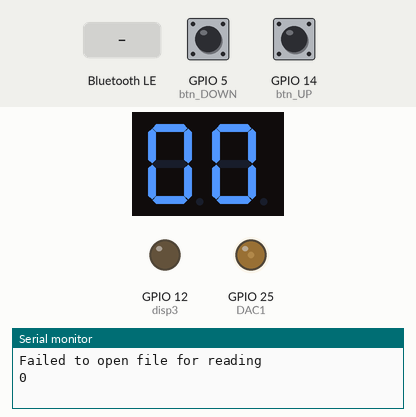
This sketch was run on a simulated ESP32. Shown: 2-digit seven-segment display, output pins drawn as LEDs (lit = HIGH), the last lines printed to the serial monitor. Wiring (inferred from the names in the program): 2-digit 7-segment display, segments lit when LOW: segments GPIO 15, GPIO 16, GPIO 17, GPIO 18, GPIO 19, GPIO 21, GPIO 22, GPIO 27; digit selects GPIO 23, GPIO 4. Inputs (shaded band) come from the test bench; at power-on: GPIO 14 (btn_UP) HIGH, GPIO 5 (btn_DOWN) HIGH. Storage starts empty; nothing arrives over Bluetooth unless stated; the segment pins are drawn as the display they are named for; a phone connects over Bluetooth LE 3 s after start; pins used as bus, display or sensor lines are not drawn.

Above: at 1.3 s.
1.4 s: GPIO 14 (btn_UP) pulled LOW for 0.15 s
At 2.8 s:
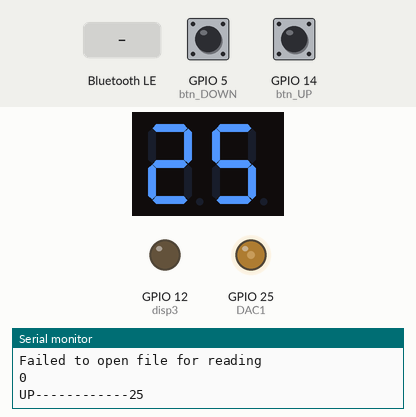
3.1 s: Bluetooth LE write "W" received
At 4.0 s:
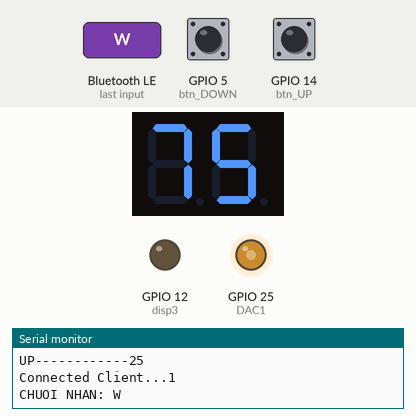
4.7 s: Bluetooth LE write "T" received
At 5.3 s:
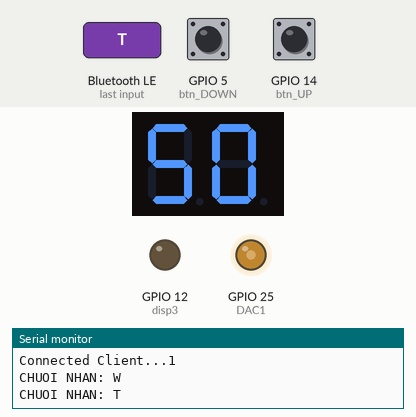
6.3 s: Bluetooth LE write "S" received
At 7.8 s:
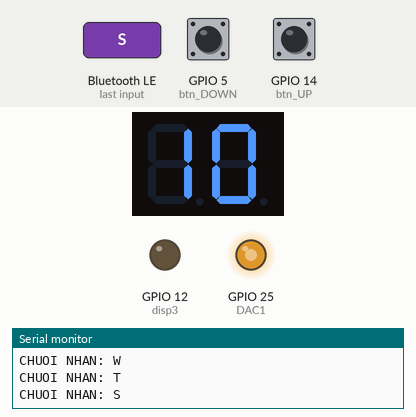
8.1 s: GPIO 5 (btn_DOWN) pulled LOW for 0.15 s
At 9.4 s:
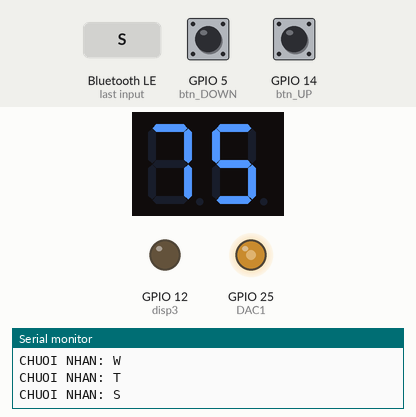
9.8 s: GPIO 14 (btn_UP) pulled LOW for 1 s
At 12.3 s:
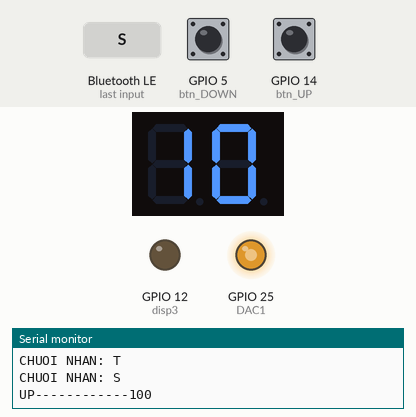
Timing chart, 0 to 13.8 s (numbered marks = the images above; inputs shaded):
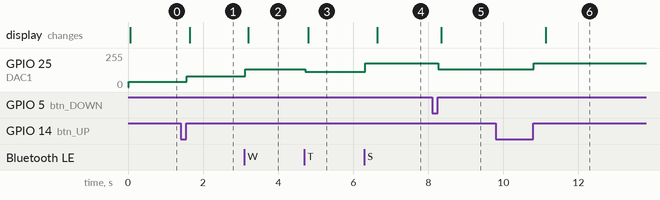

The sketch:

esp32-button.ino
```cpp
/*
  DEV by ThuongHuynh
  ESP32 connect to Winform APP use TCP/IP
*/

#include <Arduino.h>
#include <SPIFFS.h>

/////////////// BLE ///////////////
#include <BLEDevice.h>
#include <BLEServer.h>
#include <BLEUtils.h>
#include <BLE2902.h>

#define SERVICE_UUID        "00c01523-6e7f-48a7-924b-95d3cc8c30f4"
#define CHARACTERISTIC_UUID "00c01525-6e7f-48a7-924b-95d3cc8c30f4"


TaskHandle_t Task1;

#define DAC1 25
#define btn_UP 14
#define btn_DOWN 5
#define duration 5000
#define A 15
#define B 16
#define C 17
#define D 18
#define E 19
#define Fs 21
#define G 22
#define DP 27

#define disp1 23
#define disp2 4
#define disp3 12

#define numbersegments            \
  {                               \
    {0, 0, 0, 0, 0, 0, 1, 1},     \
        {1, 0, 0, 1, 1, 1, 1, 1}, \
        {0, 0, 1, 0, 0, 1, 0, 1}, \
        {0, 0, 0, 0, 1, 1, 0, 1}, \
        {1, 0, 0, 1, 1, 0, 0, 1}, \
        {0, 1, 0, 0, 1, 0, 0, 1}, \
        {0, 1, 0, 0, 0, 0, 0, 1}, \
        {0, 0, 0, 1, 1, 1, 1, 1}, \
        {0, 0, 0, 0, 0, 0, 0, 1}, \
        {0, 0, 0, 0, 1, 0, 0, 1}, \
  }
byte numbers[10][8] = numbersegments;
const int segments[8] = {A, B, C, D, E, Fs, G, DP};
int dem_button_UP = 5, stt_buzzer, stt_button,dem_button_DOWN = 5;
unsigned long t1;
int tmax_tempe = 3000, tmax_buzzer = 500;
String tempFlash;
String temp_dieuchinh;
int dac = 0;


// const char *ssid = "RD_DVES";
// const char *password = "dongvietdves";


#define dac0    40    //  0%
#define dac25   80   //  25%
#define dac50   115  //  50%
#define dac75   135  //  75%
#define dac100  180 //  100%


String str_domovan = "0", str_chedo = "auto";
String control = "0", mode_control = "auto";


/////////// Function BLE //////

static BLEServer* pServer = NULL;
static BLECharacteristic* pCharacteristic = NULL;
static BLEAdvertising *pAdvertising = NULL;
static bool deviceConnected = false, flag_sleep = false, flag_scroll_off = false;

class MyServerCallbacks: public BLEServerCallbacks {
    void onConnect(BLEServer* pServer,esp_ble_gatts_cb_param_t *param) {

      deviceConnected = true;

      BLEDevice::startAdvertising();  // Cho phép quảng bá BLE cho các client khác
      Serial.print("Connected Client...");Serial.println( pServer->getConnectedCount());
      //Serial.print("Connected ID...");Serial.println( pServer->getConnId());
//      sprintf(
//        remoteAddress,
//        "%.2X:%.2X:%.2X:%.2X:%.2X:%.2X",        //************* ĐỌC ĐỊA CHỈ THIẾT BỊ KẾT NỐI *********
//        param->connect.remote_bda[0],
//        param->connect.remote_bda[1],
//        param->connect.remote_bda[2],
//        param->connect.remote_bda[3],
//        param->connect.remote_bda[4],
//        param->connect.remote_bda[5]
//      );
//
//      Serial.print("ESP32 CONNECT TO: ");Serial.println(remoteAddress);

    };

    void onDisconnect(BLEServer* pServer)
    {
      //pServer->disconnectClient();                                                     //*** DISCONNECT client theo ID mà lúc đầu kết nối ***
      //Serial.print("DisConnect...");Serial.println( pServer->getConnectedCount());
      Serial.print("DisConnect ID...");Serial.println( pServer->getConnId());
      //deviceConnected = false;                                                         //*** Luôn giữ TRUE vì vòng lặp loop phải sử dụng ***

////      digitalWrite(Led_Disconnect, LOW);
//      if(messageTmp.indexOf("@up") != -1 && messageTmp.indexOf("***") == -1) // ******* NẾU ĐANG GỬI HÌNH MÀ APP BỊ ĐÓNG THÌ RESET ESP32 **** TRÁNH BỊ ĐÈ GIÁ TRỊ NHẬN TRƯỚC ĐÓ
//      {
//        ESP.restart();
//      }

    }
};

class MyCallbacks: public BLECharacteristicCallbacks
{

    void onWrite(BLECharacteristic* pCharacteristic)
    {
      std::string rxValue = pCharacteristic->getValue();

      Serial.print("CHUOI NHAN: ");Serial.println(rxValue.c_str());

                                                                // ************ SAU 1 GIỜ TỪ LÚC ĐIỀU KHIỂN LED SẼ TỰ TẮT ***********
      if (rxValue.length() <= 2)
      {                                                                       // ************ ĐIỀU KHIỂN TỪ REMOTE HOẶC APP ***********

          String getControl = rxValue.c_str();
          if(getControl == "L"){                             // ******* ĐIỀU KHIỂN THANK TỪ REMOTE ********
             dacWrite(DAC1, dac0);
             pCharacteristic->setValue(std::string("TSLW"));
             control = "0";
             dem_button_UP = 1;

          }
          if(getControl == "T"){                             // ******* ĐIỀU KHIỂN THANK TỪ REMOTE ********
             dacWrite(DAC1, dac50);
             pCharacteristic->setValue(std::string("TSLW"));
             control = "50";
             dem_button_UP = 3;

          }
          if(getControl == "W"){                             // ******* ĐIỀU KHIỂN THANK TỪ REMOTE ********
             dacWrite(DAC1, dac75);
             pCharacteristic->setValue(std::string("TSLW"));
             control = "75";
             dem_button_UP = 4;

          }
          if(getControl == "S"){                             // ******* ĐIỀU KHIỂN THANK TỪ REMOTE ********
             dacWrite(DAC1, dac100);
             pCharacteristic->setValue(std::string("TSLW"));
             control = "100";
             dem_button_UP = 5;

          }

      }
    }
};


void read_Flash_Mode()
{
  File file = SPIFFS.open("/ReadFlash.txt");
  if (!file)
  {
    Serial.println("Failed to open file for reading");
    return;
  }
  String content[2];
  int row = 0;
  while (file.available())
  {
    content[row++] = file.readStringUntil('\n');
    if (row == 2)
      break;
  }
  file.close();
  if (content[0] != "")
  {
    str_domovan = content[0];
  }
  if (content[1] != "")
  {
    str_chedo = content[1];
  }
}
void write_Flash_Mode(String &movan, String &chedo)
{
  File file = SPIFFS.open("/ReadFlash.txt", FILE_WRITE);
  if (!file)
  {
    Serial.println("There was an error opening the file for writing");
    return;
  }
  file.print(movan);
  file.print("\n"); // xuong dong

  file.print(chedo);
  file.print("\n"); // xuong dong

  file.close();
}


void setsegments(int number, int digit, int ontime)
{
  for (int seg = 0; seg < 8; seg++)
  {
    if (numbers[number][seg] == 0)
    {
      digitalWrite(segments[seg], LOW);
    }
    else
    {
      digitalWrite(segments[seg], HIGH);
    }
  }
  digitalWrite(digit, HIGH);
  delayMicroseconds(ontime);
  digitalWrite(digit, LOW);
}

void Task1code(void *pvParameters)
{

  for (;;)
  {

    if (control == "0")
    {

      setsegments(0, disp1, duration);
      setsegments(0, disp2, duration);
    }
    if (control == "25")
    {
      setsegments(2, disp1, duration);
      setsegments(5, disp2, duration);
    }
    if (control == "50")
    {
      setsegments(5, disp1, duration);
      setsegments(0, disp2, duration); // **** HIỂN THỊ TRẠNG THÁI ĐIỀU KHIỂN LÊN LED 7 ĐOẠN ***
    }
    if (control == "75")
    {
      setsegments(7, disp1, duration);
      setsegments(5, disp2, duration);
    }
    if (control == "100")
    {
      setsegments(1, disp1, duration);
      setsegments(0, disp2, duration);
      setsegments(0, disp3, duration);
    }
    delay(10);
  }
}
void setup()
{
  Serial.begin(115200);
  if (!SPIFFS.begin(true))
  {
    Serial.println("An Error has occurred while mounting SPIFFS");
  }
  initBLE();

  for (int t = 0; t < 8; t++)
  {
    pinMode(segments[t], OUTPUT);
    digitalWrite(segments[t], LOW);
  }
  pinMode(btn_UP, INPUT_PULLUP);
  pinMode(btn_DOWN, INPUT_PULLUP);
  pinMode(disp1, OUTPUT);
  pinMode(disp2, OUTPUT);
  pinMode(disp3, OUTPUT);

  digitalWrite(disp1, LOW);
  digitalWrite(disp2, LOW);
  digitalWrite(disp3, LOW);
  read_Flash_Mode();
  control = str_domovan;
  Serial.println(control);
  if (control == "0")
  {

    dacWrite(DAC1, dac0);
    dem_button_UP = 1; // 1
  }
  if (control == "25")
  {
    dacWrite(DAC1, dac25);
    dem_button_UP = 2; // 2
  }
  if (control == "50")
  {
    dacWrite(DAC1, dac50);
    dem_button_UP = 3; // 3
  }
  if (control == "75")
  {
    dacWrite(DAC1, dac75);
    dem_button_UP = 4; // 4
  }
  if (control == "100")
  {
    dacWrite(DAC1, dac100);
    dem_button_UP = 5; // 5
  }

  xTaskCreatePinnedToCore( // **** CHO PHÉP XỬ LÝ TRÊN CORE 0 ESP32 ***
      Task1code,           /* Tên hàm sẽ xử lý trên core được chọn */
      "Task1",             /* Tên của tác vụ */
      10000,               /* Kích thướt của tác vụ */
      NULL,                /* Đối số đầu vào bạn muốn đưa vào bên trong hàm xử lý ở trên */
      3,                   /* Mức độ ưu tiên xử lý (0 là thấp nhất) */
      &Task1,              /* Tác vụ bạn khai báo ở phía trên */
      0);                  /* Chọn core bạn muốn chạy tác vụ (0 hoặc 1) */

  delay(100);

  t1 = millis();
}

//=======================================================================
//                    Main Program Loop
//=======================================================================
void loop()
{


    if (digitalRead(btn_UP) == 0 && dem_button_UP <5) // **** CHỜ NÚT NHẤN MODE ***
    {
      delay(20);
      if (digitalRead(btn_UP) == 1)
      {

//        delay(20);
//        if (digitalRead(btn_UP) == 1)
//        {
          dem_button_UP++;
          switch (dem_button_UP)
          {
          case 1:
            control = "0";
            dacWrite(DAC1, dac0);
            Serial.println("UP------------0");
            break;
          case 2:
            control = "25";
            dacWrite(DAC1, dac25);
            Serial.println("UP------------25");
            break;
          case 3:
            control = "50";
            dacWrite(DAC1, dac50);
            Serial.println("UP------------50");
            break;
          case 4:
            control = "75";
            dacWrite(DAC1, dac75);
            Serial.println("UP------------75");
            break;
          case 5:
            control = "100";
            dacWrite(DAC1, dac100);
            Serial.println("UP------------100");
            dem_button_UP = 5;
            break;
          default:
            break;
        }
        mode_control = "manual";
        write_Flash_Mode(control, mode_control);
//        }
      }
    }


     if (digitalRead(btn_DOWN) == 0 && dem_button_UP != 1) // **** CHỜ NÚT NHẤN MODE ***
    {
      delay(20);
      if (digitalRead(btn_DOWN) == 1)
      {
//       delay(20);
//        if (digitalRead(btn_DOWN) == 1)
//        {
          dem_button_UP--;
          switch (dem_button_UP)
          {
          case 1:
            control = "0";
            dacWrite(DAC1, dac0);
  //          Serial.println("DOWN------------0");
            break;
          case 2:
            control = "25";
            dacWrite(DAC1, dac25);
  //          Serial.println("DOWN------------25");
            break;
          case 3:
            control = "50";
            dacWrite(DAC1, dac50);
  //          Serial.println("DOWN------------50");
            break;
          case 4:
            control = "75";
            dacWrite(DAC1, dac75);
  //          Serial.println("DOWN------------75");
            break;

          default:
            break;
          }
          mode_control = "manual";
          write_Flash_Mode(control, mode_control);
//      }
      }
    }

}

void initBLE()
{
  esp_bt_controller_mem_release(ESP_BT_MODE_CLASSIC_BT);           // *** GIẢI PHÓNG BT CLASSIC -> CHỈ DÙNG BLE
  esp_bt_controller_enable(ESP_BT_MODE_BLE);

  esp_err_t errRc=esp_ble_tx_power_set(ESP_BLE_PWR_TYPE_DEFAULT,ESP_PWR_LVL_P9);
  esp_ble_tx_power_set(ESP_BLE_PWR_TYPE_ADV, ESP_PWR_LVL_P9);
  esp_ble_tx_power_set(ESP_BLE_PWR_TYPE_SCAN ,ESP_PWR_LVL_P9);

  String devName = "EMOJI";
  String chipId = String((uint32_t)(ESP.getEfuseMac() >> 24), HEX);
  devName += '_';
  devName += chipId;
  BLEDevice::init(devName.c_str());
  pServer = BLEDevice::createServer();
  pServer->setCallbacks(new MyServerCallbacks());
  BLEService *pService = pServer->createService(SERVICE_UUID);
  pCharacteristic = pService->createCharacteristic(
                      CHARACTERISTIC_UUID,
                      BLECharacteristic::PROPERTY_READ   |
                      BLECharacteristic::PROPERTY_WRITE
//                      BLECharacteristic::PROPERTY_NOTIFY |
//                      BLECharacteristic::PROPERTY_INDICATE
                    );

  pCharacteristic->addDescriptor(new BLE2902());
  pCharacteristic->setCallbacks(new MyCallbacks());
  pService->start();

  pAdvertising = BLEDevice::getAdvertising();
  pAdvertising->addServiceUUID(SERVICE_UUID);
  pAdvertising->setScanResponse(false); // false
  //pAdvertising->setMinPreferred(0x0);
  pAdvertising->setMinPreferred(0x06);  // functions that help with iPhone connections issue
  pAdvertising->setMinPreferred(0x12);  // Mức độ ưu tiên
  BLEDevice::startAdvertising();
  //Serial.print("CORE INITBLE");Serial.println(xPortGetCoreID());
}
```

Measured:
- after the input at 1.4 s, GPIO 25 (DAC1): 40/255 → 80/255 after 0.16 s; the display: changes after 0.24 s (image 1)
- after the input at 3.1 s, GPIO 25 (DAC1): 80/255 → 135/255 at once; the display: changes after 0.10 s (image 2)
- after the input at 4.7 s, GPIO 25 (DAC1): 135/255 → 115/255 at once; the display: changes after 0.10 s (image 3)
- after the input at 6.3 s, GPIO 25 (DAC1): 115/255 → 180/255 at once; the display: changes after 0.34 s (image 4)
- after the input at 8.1 s, GPIO 12 (disp3): stays LOW (without the input it goes to HIGH after 1.7 s); GPIO 25 (DAC1): 180/255 → 135/255 after 0.17 s; the display: changes after 0.24 s (image 5)
- after the input at 9.8 s, GPIO 25 (DAC1): 135/255 → 180/255 after 1.0 s; the display: changes after 1.3 s (image 6)
